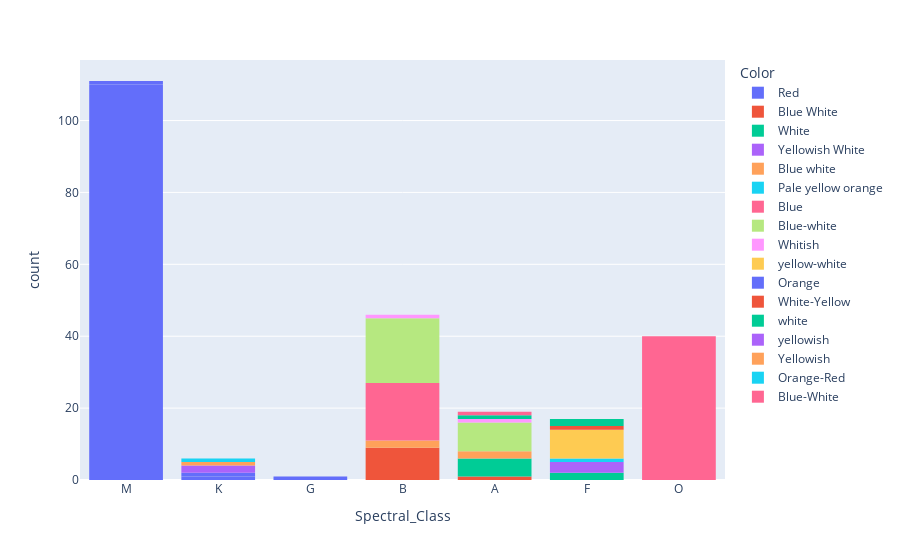

Notebook code cell kept with this figure:
### Code cell
histo4 = pp.histogram(ds, 'Spectral_Class', color='Color') #spec class
histo4.show()

### Figure 1 — Plotly figure (JSON) as saved in the notebook; plotly's stock layout.template omitted (floating-point values rounded to 4 significant figures)
{"data": [{"alignmentgroup": "True", "bingroup": "x", "hovertemplate": "Color=Red<br>Spectral_Class=%{x}<br>count=%{y}<extra></extra>", "legendgroup": "Red", "marker": {"color": "#636efa", "pattern": {"shape": ""}}, "name": "Red", "offsetgroup": "Red", "orientation": "v", "showlegend": true, "type": "histogram", "x": ["M", "M", "M", "M", "M", "M", "M", "M", "M", "M", "M", "M", "M", "M", "M", "M", "M", "M", "M", "M", "M", "M", "M", "M", "M", "M", "M", "M", "M", "M", "M", "M", "M", "M", "M", "M", "M", "M", "M", "M", "M", "M", "M", "M", "M", "M", "M", "M", "M", "M", "M", "M", "M", "M", "M", "M", "M", "M", "M", "M", "M", "M", "M", "M", "K", "M", "G", "M", "M", "M", "M", "M", "M", "M", "M", "M", "M", "M", "M", "M", "M", "M", "M", "M", "M", "M", "M", "M", "M", "M", "M", "M", "M", "M", "M", "M", "M", "M", "M", "M", "M", "M", "M", "M", "M", "M", "M", "M", "M", "M", "M", "M"], "xaxis": "x", "yaxis": "y"}, {"alignmentgroup": "True", "bingroup": "x", "hovertemplate": "Color=Blue White<br>Spectral_Class=%{x}<br>count=%{y}<extra></extra>", "legendgroup": "Blue White", "marker": {"color": "#EF553B", "pattern": {"shape": ""}}, "name": "Blue White", "offsetgroup": "Blue White", "orientation": "v", "showlegend": true, "type": "histogram", "x": ["B", "B", "B", "B", "A", "B", "B", "B", "B", "B"], "xaxis": "x", "yaxis": "y"}, {"alignmentgroup": "True", "bingroup": "x", "hovertemplate": "Color=White<br>Spectral_Class=%{x}<br>count=%{y}<extra></extra>", "legendgroup": "White", "marker": {"color": "#00cc96", "pattern": {"shape": ""}}, "name": "White", "offsetgroup": "White", "orientation": "v", "showlegend": true, "type": "histogram", "x": ["A", "F", "A", "F", "A", "A", "A"], "xaxis": "x", "yaxis": "y"}, {"alignmentgroup": "True", "bingroup": "x", "hovertemplate": "Color=Yellowish White<br>Spectral_Class=%{x}<br>count=%{y}<extra></extra>", "legendgroup": "Yellowish White", "marker": {"color": "#ab63fa", "pattern": {"shape": ""}}, "name": "Yellowish White", "offsetgroup": "Yellowish White", "orientation": "v", "showlegend": true, "type": "histogram", "x": ["F", "F", "F"], "xaxis": "x", "yaxis": "y"}, {"alignmentgroup": "True", "bingroup": "x", "hovertemplate": "Color=Blue white<br>Spectral_Class=%{x}<br>count=%{y}<extra></extra>", "legendgroup": "Blue white", "marker": {"color": "#FFA15A", "pattern": {"shape": ""}}, "name": "Blue white", "offsetgroup": "Blue white", "orientation": "v", "showlegend": true, "type": "histogram", "x": ["A", "B", "A", "B"], "xaxis": "x", "yaxis": "y"}, {"alignmentgroup": "True", "bingroup": "x", "hovertemplate": "Color=Pale yellow orange<br>Spectral_Class=%{x}<br>count=%{y}<extra></extra>", "legendgroup": "Pale yellow orange", "marker": {"color": "#19d3f3", "pattern": {"shape": ""}}, "name": "Pale yellow orange", "offsetgroup": "Pale yellow orange", "orientation": "v", "showlegend": true, "type": "histogram", "x": ["F"], "xaxis": "x", "yaxis": "y"}, {"alignmentgroup": "True", "bingroup": "x", "hovertemplate": "Color=Blue<br>Spectral_Class=%{x}<br>count=%{y}<extra></extra>", "legendgroup": "Blue", "marker": {"color": "#FF6692", "pattern": {"shape": ""}}, "name": "Blue", "offsetgroup": "Blue", "orientation": "v", "showlegend": true, "type": "histogram", "x": ["O", "B", "B", "O", "B", "O", "O", "O", "O", "O", "O", "O", "O", "O", "B", "B", "O", "O", "O", "O", "O", "O", "O", "O", "O", "O", "O", "B", "O", "B", "B", "B", "B", "B", "B", "B", "B", "B", "B", "O", "O", "O", "O", "O", "O", "O", "O", "O", "O", "O", "O", "O", "O", "O", "O", "O"], "xaxis": "x", "yaxis": "y"}, {"alignmentgroup": "True", "bingroup": "x", "hovertemplate": "Color=Blue-white<br>Spectral_Class=%{x}<br>count=%{y}<extra></extra>", "legendgroup": "Blue-white", "marker": {"color": "#B6E880", "pattern": {"shape": ""}}, "name": "Blue-white", "offsetgroup": "Blue-white", "orientation": "v", "showlegend": true, "type": "histogram", "x": ["B", "B", "A", "A", "A", "B", "A", "B", "B", "B", "B", "B", "A", "B", "B", "B", "B", "A", "A", "B", "A", "B", "B", "B", "B", "B"], "xaxis": "x", "yaxis": "y"}, {"alignmentgroup": "True", "bingroup": "x", "hovertemplate": "Color=Whitish<br>Spectral_Class=%{x}<br>count=%{y}<extra></extra>", "legendgroup": "Whitish", "marker": {"color": "#FF97FF", "pattern": {"shape": ""}}, "name": "Whitish", "offsetgroup": "Whitish", "orientation": "v", "showlegend": true, "type": "histogram", "x": ["B", "A"], "xaxis": "x", "yaxis": "y"}, {"alignmentgroup": "True", "bingroup": "x", "hovertemplate": "Color=yellow-white<br>Spectral_Class=%{x}<br>count=%{y}<extra></extra>", "legendgroup": "yellow-white", "marker": {"color": "#FECB52", "pattern": {"shape": ""}}, "name": "yellow-white", "offsetgroup": "yellow-white", "orientation": "v", "showlegend": true, "type": "histogram", "x": ["F", "F", "F", "F", "F", "F", "F", "F"], "xaxis": "x", "yaxis": "y"}, {"alignmentgroup": "True", "bingroup": "x", "hovertemplate": "Color=Orange<br>Spectral_Class=%{x}<br>count=%{y}<extra></extra>", "legendgroup": "Orange", "marker": {"color": "#636efa", "pattern": {"shape": ""}}, "name": "Orange", "offsetgroup": "Orange", "orientation": "v", "showlegend": true, "type": "histogram", "x": ["M", "K"], "xaxis": "x", "yaxis": "y"}, {"alignmentgroup": "True", "bingroup": "x", "hovertemplate": "Color=White-Yellow<br>Spectral_Class=%{x}<br>count=%{y}<extra></extra>", "legendgroup": "White-Yellow", "marker": {"color": "#EF553B", "pattern": {"shape": ""}}, "name": "White-Yellow", "offsetgroup": "White-Yellow", "orientation": "v", "showlegend": true, "type": "histogram", "x": ["F"], "xaxis": "x", "yaxis": "y"}, {"alignmentgroup": "True", "bingroup": "x", "hovertemplate": "Color=white<br>Spectral_Class=%{x}<br>count=%{y}<extra></extra>", "legendgroup": "white", "marker": {"color": "#00cc96", "pattern": {"shape": ""}}, "name": "white", "offsetgroup": "white", "orientation": "v", "showlegend": true, "type": "histogram", "x": ["A", "F", "F"], "xaxis": "x", "yaxis": "y"}, {"alignmentgroup": "True", "bingroup": "x", "hovertemplate": "Color=yellowish<br>Spectral_Class=%{x}<br>count=%{y}<extra></extra>", "legendgroup": "yellowish", "marker": {"color": "#ab63fa", "pattern": {"shape": ""}}, "name": "yellowish", "offsetgroup": "yellowish", "orientation": "v", "showlegend": true, "type": "histogram", "x": ["K", "K"], "xaxis": "x", "yaxis": "y"}, {"alignmentgroup": "True", "bingroup": "x", "hovertemplate": "Color=Yellowish<br>Spectral_Class=%{x}<br>count=%{y}<extra></extra>", "legendgroup": "Yellowish", "marker": {"color": "#FFA15A", "pattern": {"shape": ""}}, "name": "Yellowish", "offsetgroup": "Yellowish", "orientation": "v", "showlegend": true, "type": "histogram", "x": ["K"], "xaxis": "x", "yaxis": "y"}, {"alignmentgroup": "True", "bingroup": "x", "hovertemplate": "Color=Orange-Red<br>Spectral_Class=%{x}<br>count=%{y}<extra></extra>", "legendgroup": "Orange-Red", "marker": {"color": "#19d3f3", "pattern": {"shape": ""}}, "name": "Orange-Red", "offsetgroup": "Orange-Red", "orientation": "v", "showlegend": true, "type": "histogram", "x": ["K"], "xaxis": "x", "yaxis": "y"}, {"alignmentgroup": "True", "bingroup": "x", "hovertemplate": "Color=Blue-White<br>Spectral_Class=%{x}<br>count=%{y}<extra></extra>", "legendgroup": "Blue-White", "marker": {"color": "#FF6692", "pattern": {"shape": ""}}, "name": "Blue-White", "offsetgroup": "Blue-White", "orientation": "v", "showlegend": true, "type": "histogram", "x": ["A"], "xaxis": "x", "yaxis": "y"}], "layout": {"barmode": "relative", "legend": {"title": {"text": "Color"}, "tracegroupgap": 0}, "margin": {"t": 60}, "xaxis": {"anchor": "y", "domain": [0, 1], "title": {"text": "Spectral_Class"}}, "yaxis": {"anchor": "x", "domain": [0, 1], "title": {"text": "count"}}}}
